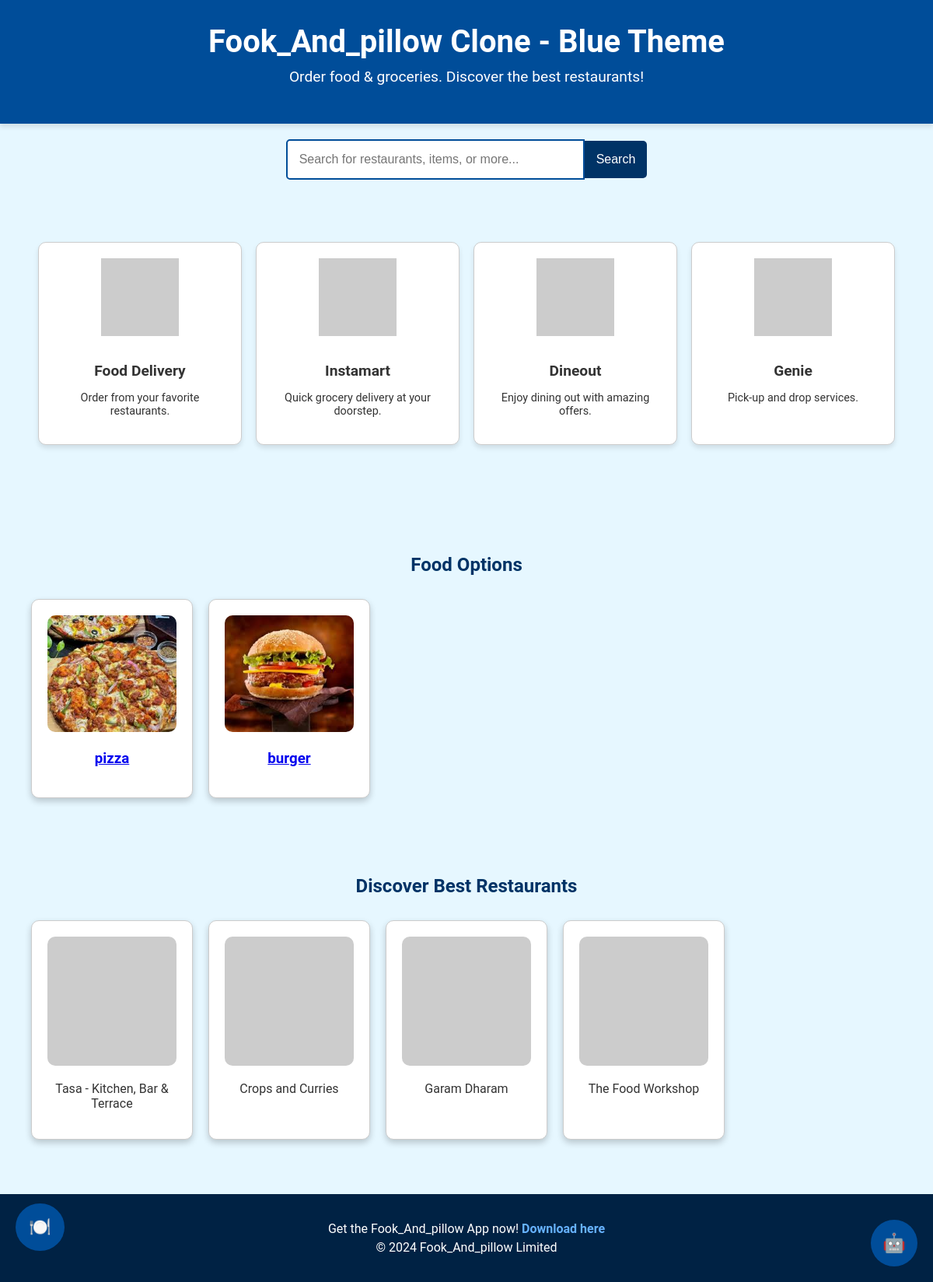
Page /main_page/swiggy/ on the committed database.
### main_page/models.py (models this page shows, shortened)
class FoodCategory(models.Model):
    CATEGORY_TYPES = [
        ("Food Options", "Food Options"),
        ("Shop Groceries on Instamart", "Shop Groceries on Instamart"),
        ("Restaurants", "Restaurants"),
        ("Special", "Special"),
        ("Festival", "Festival"),
    ]
    name = models.CharField(
        max_length=100, null=True, blank=True
    )  # Allows name to be optional
    category_type = models.CharField(
        max_length=50, choices=CATEGORY_TYPES, null=True, blank=True
    )  # Allows null/blank
    image = models.ImageField(upload_to="category_images/", null=True, blank=True)
    user_name_Category = models.JSONField(null=True, blank=True)

### main_page/views.py (the view)
# urls.py: path("swiggy/", main_page, name="main_page"),
def main_page(request):
    categories_by_type = defaultdict(list)
    for category in FoodCategory.objects.all():
        if category.category_type:
            categories_by_type[category.get_category_type_display()].append(category)
    context = {"categories_by_type": dict(categories_by_type)}
    return render(request, "main_page/food_main_page.html", context)

### templates/main_page/food_main_page.html (shortened to what this page needs)
<!DOCTYPE html>
<html lang="en">
  <head>
  </head>
  <body>
    <header>
      <h1>Fook_And_pillow Clone - Blue Theme</h1>
      <p>Order food & groceries. Discover the best restaurants!</p>
    </header>
    <div class="search-bar">
      <input type="text" placeholder="Search for restaurants, items, or more..." />
      <button>Search</button>
    </div>
    <section class="feature-cards">
      <div class="feature-card">
        <img src="https://via.placeholder.com/100" alt="Food Delivery" />
        <h3>Food Delivery</h3>
        <p>Order from your favorite restaurants.</p>
      </div>
      <div class="feature-card">
        <img src="https://via.placeholder.com/100" alt="Instamart" />
        <h3>Instamart</h3>
        <p>Quick grocery delivery at your doorstep.</p>
      </div>
      <div class="feature-card">
        <img src="https://via.placeholder.com/100" alt="Dineout" />
        <h3>Dineout</h3>
        <p>Enjoy dining out with amazing offers.</p>
      </div>
      <div class="feature-card">
        <img src="https://via.placeholder.com/100" alt="Genie" />
        <h3>Genie</h3>
        <p>Pick-up and drop services.</p>
      </div>
    </section>
    {% for category_type, categories in categories_by_type.items %}
      <section class="category-group">
        <h2 class="section-title">{{ category_type }}</h2>
        <div class="grid-container">
          {% for category in categories %}
            <div class="card">
              <a href="{% url 'category_detail' category.id %}">
                <img src="http://127.0.0.1:8000/main_page{{ category.image.url }}" alt="{{ category.name|default:'Category Image' }}" class="category-image" />
                <h3 class="category-title">{{ category.name }}</h3>
              </a>
            </div>
          {% endfor %}
        </div>
      </section>
    {% endfor %}
    <section class="restaurants">
      <h2 class="section-title">Discover Best Restaurants</h2>
      <div class="grid-container">
        <div class="card">
          <img src="https://via.placeholder.com/200" alt="Restaurant 1" />
          <p>Tasa - Kitchen, Bar & Terrace</p>
        </div>
        <div class="card">
          <img src="https://via.placeholder.com/200" alt="Restaurant 2" />
          <p>Crops and Curries</p>
        </div>
        <div class="card">
          <img src="https://via.placeholder.com/200" alt="Restaurant 3" />
          <p>Garam Dharam</p>
        </div>
        <div class="card">
          <img src="https://via.placeholder.com/200" alt="Restaurant 4" />
          <p>The Food Workshop</p>
        </div>
      </div>
    </section>
    <footer>
      <p>
        Get the Fook_And_pillow App now! <a href="#">Download here</a>
      </p>
      <p>&copy; 2024 Fook_And_pillow Limited</p>
    </footer>
<div class="order-history-button-chatbot-toggle">
    <a href="{% url 'order_history' %}" class="order-history-btn">
      <button class="order-history-btn">🍽️</button>
    </a>
  </div>
    <div class="chatbot-toggle" onclick="toggleChatbot()">
      <span>🤖</span>
    </div>
  </body>
</html>

### templates/main_page/food_main_page.html (style rules this page uses)
body { margin: 0; font-family: 'Roboto', sans-serif; background-color: #e6f7ff; color: #333; }
header { background-color: #004d99; color: white; padding: 30px; text-align: center; box-shadow: 0px 4px 6px rgba(0, 0, 0, 0.1); }
header h1 { margin: 0; font-size: 2.5em; }
header p { margin-top: 10px; font-size: 1.2em; }
.search-bar { display: flex; justify-content: center; align-items: center; margin: 20px 0; }
.search-bar input { width: 350px; padding: 15px; border: 2px solid #004d99; border-radius: 5px 0 0 5px; outline: none; font-size: 1em; }
.search-bar button { padding: 15px; border: none; background-color: #003366; color: white; border-radius: 0 5px 5px 0; cursor: pointer; font-size: 1em; }
section { padding: 40px; }
.section-title { font-size: 2em; margin-bottom: 20px; color: #003366; text-align: center; }
.grid-container { display: grid; grid-template-columns: repeat(auto-fit, minmax(200px, 1fr)); gap: 25px; }
.card { border: 1px solid #ccc; border-radius: 10px; text-align: center; padding: 20px; background-color: white; transition: transform 0.2s, box-shadow 0.2s; box-shadow: 0 4px 6px rgba(0, 0, 0, 0.1); }
.card img { max-width: 100%; border-radius: 10px; }
footer { background-color: #002244; color: white; text-align: center; padding: 30px; margin-top: 30px; }
footer p { margin: 5px 0; }
footer a { color: #66b2ff; text-decoration: none; font-weight: bold; }
.feature-cards { display: flex; justify-content: space-around; margin: 40px 0; }
.feature-card { background-color: white; border: 1px solid #ccc; border-radius: 10px; width: 220px; text-align: center; padding: 20px; box-shadow: 0 4px 6px rgba(0, 0, 0, 0.1); transition: transform 0.2s, box-shadow 0.2s; }
.feature-card img { width: 100px; margin-bottom: 10px; }
.feature-card h3 { font-size: 1.2em; margin-bottom: 10px; }
.feature-card p { font-size: 0.9em; }
.grid-container { display: grid; grid-template-columns: repeat(auto-fill, minmax(200px, 1fr)); gap: 20px; }
.card { text-align: center; box-shadow: 0 4px 8px rgba(0, 0, 0, 0.2); border-radius: 10px; overflow: hidden; transition: transform 0.3s; }
.category-image { width: 100%; height: 150px; object-fit: cover; }
.section-title { text-align: center; margin-bottom: 30px; font-size: 24px; }
.order-history-button-chatbot-toggle { position: fixed; bottom: 40px; left: 20px; background-color: #004d99; border-radius: 50%; display: flex; justify-content: center; align-items: center; cursor: pointer; color: white; padding: 15px; transition: background-color 0.3s; }
.order-history-btn { background-color: #004d99; color: white; font-weight: bold; padding: 1px ; border: none; border-radius: 5px; cursor: pointer; color: white; font-size: 1.2em; transition: background-color 0.3s, transform 0.3s; }
.chatbot-toggle { position: fixed; bottom: 20px; right: 20px; width: 60px; height: 60px; background-color: #004d99; border-radius: 50%; display: flex; justify-content: center; align-items: center; cursor: pointer; color: white; font-size: 1.5em; transition: background-color 0.3s, transform 0.3s; }
.chatbot-toggle { position: fixed; bottom: 20px; right: 20px; width: 60px; height: 60px; background-color: #004d99; border-radius: 50%; display: flex; justify-content: center; align-items: center; cursor: pointer; color: white; font-size: 1.5em; }

### rows in the picture
FoodCategory: category_type "Food Options", image (picture), name "pizza"
FoodCategory: image (picture), name "burger"
